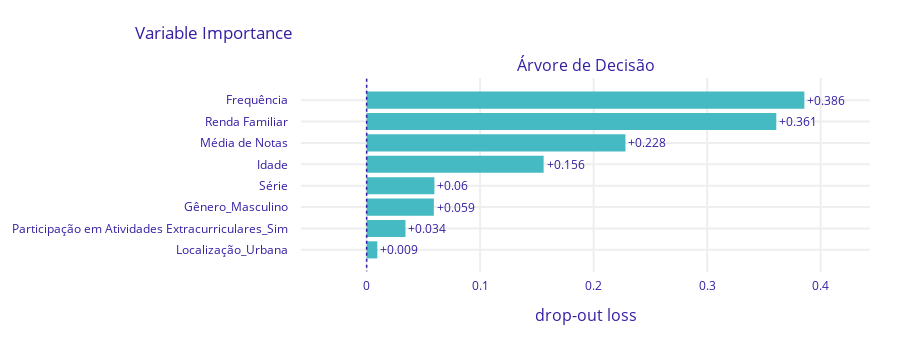
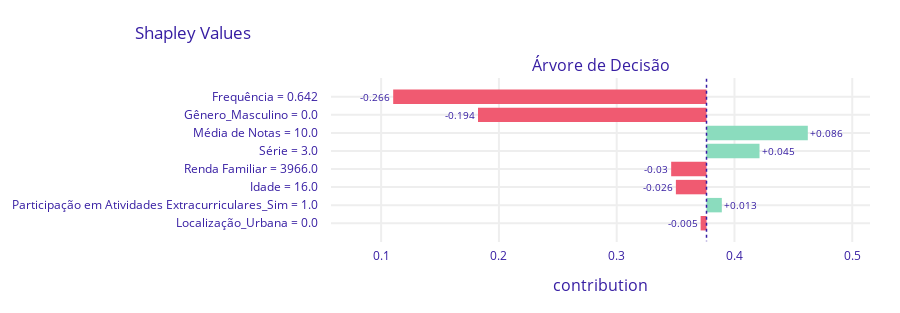

The notebook cell saved with these charts, in order:
### Code cell
# 2. Criar a variável alvo 'Evasao'
data['Evasao'] = data['Motivo da Evasão'].apply(lambda x: 1 if x != '0' else 0)

# 3. Selecionar as características (X) e a variável alvo (y)
features = ['Idade', 'Gênero', 'Série', 'Média de Notas', 'Frequência', 'Participação em Atividades Extracurriculares', 'Renda Familiar', 'Localização']
X = data[features]
y = data['Evasao']

# 4. Converter a coluna 'Frequência' para float, lidando com valores não string
X['Frequência'] = X['Frequência'].apply(lambda x: str(x).replace('%', '')).astype(float) / 100

# 5. Converter variáveis categóricas em numéricas
X = pd.get_dummies(X, drop_first=True)

# 6. Dividir os dados em conjuntos de treinamento e teste
X_train, X_test, y_train, y_test = train_test_split(X, y, test_size=0.2, random_state=42)

# 7. Treinar o modelo de árvore de decisão
model = DecisionTreeClassifier(random_state=42)
model.fit(X_train, y_train)

# 8. Fazer previsões
y_pred = model.predict(X_test)

# 10. Criar objeto DALEX para interpretação
explainer = dx.Explainer(model, X_train, y_train, label="Árvore de Decisão")

# 11. Análise de importância das variáveis
importance = explainer.model_parts()
importance.plot()

# 12. Análise de explicações individuais
individual_explanation = explainer.predict_parts(X_test.iloc[[0]], type='shap')
individual_explanation.plot()

# 9. Avaliar o modelo
accuracy = accuracy_score(y_test, y_pred)
print(f'Acurácia do modelo: {accuracy:.2f}')

# 13. Visualizar a matriz de confusão
confusion = confusion_matrix(y_test, y_pred)
print("\nMatriz de confusão")
print(confusion)
#plt.figure(figsize=(8, 6))
#sns.heatmap(confusion, annot=True, fmt='d', cmap='Blues', xticklabels=['Não Evadiu', 'Evadiu'], yticklabels=['Não Evadiu', 'Evadiu'])
#plt.ylabel('Real')
#plt.xlabel('Previsto')
#plt.title('Matriz de Confusão')
#plt.show()

# 14. Análise de viés preditivo
# Calcular as métricas de viés
sensitive_features = X_test[[col for col in X_test.columns if 'Gênero' in col]]
metric_frame = MetricFrame(metrics={"accuracy": accuracy_score}, y_true=y_test, y_pred=y_pred, sensitive_features=sensitive_features)

# Exibir a análise de viés
print(metric_frame.by_group)

# Calcular e imprimir diferenças de equidade
demographic_parity = demographic_parity_difference(y_true=y_test, y_pred=y_pred, sensitive_features=sensitive_features)
equalized_odds = equalized_odds_difference(y_true=y_test, y_pred=y_pred, sensitive_features=sensitive_features)
print(f'Diferença de Paridade Demográfica: {demographic_parity:.3f}')
print(f'Diferença de Probabilidades Igualadas: {equalized_odds:.3f}')

### Figure 1 — Plotly figure (JSON) as saved in the notebook; plotly's stock layout.template omitted (floating-point values rounded to 4 significant figures)
{"data": [{"base": 0, "hoverinfo": "text", "hoverlabel": {"bgcolor": "rgba(0,0,0,0.8)"}, "hovertext": ["Model: Árvore de Decisão loss after<br>variable: Frequência is permuted: 0.386<br>Drop-out loss change: +0.386", "Model: Árvore de Decisão loss after<br>variable: Renda Familiar is permuted: 0.361<br>Drop-out loss change: +0.361", "Model: Árvore de Decisão loss after<br>variable: Média de Notas is permuted: 0.228<br>Drop-out loss change: +0.228", "Model: Árvore de Decisão loss after<br>variable: Idade is permuted: 0.156<br>Drop-out loss change: +0.156", "Model: Árvore de Decisão loss after<br>variable: Série is permuted: 0.06<br>Drop-out loss change: +0.06", "Model: Árvore de Decisão loss after<br>variable: Gênero_Masculino is permuted: 0.059<br>Drop-out loss change: +0.059", "Model: Árvore de Decisão loss after<br>variable: Participação em Atividades Extracurriculares_Sim is permuted: 0.034<br>Drop-out loss change: +0.034", "Model: Árvore de Decisão loss after<br>variable: Localização_Urbana is permuted: 0.009<br>Drop-out loss change: +0.009"], "marker": {"color": "#46bac2"}, "orientation": "h", "showlegend": false, "text": ["+0.386", "+0.361", "+0.228", "+0.156", "+0.06", "+0.059", "+0.034", "+0.009"], "textposition": "outside", "type": "bar", "x": [0.3856, 0.3609, 0.228, 0.1559, 0.05969, 0.05922, 0.0342, 0.009416], "xaxis": "x", "y": ["Frequência", "Renda Familiar", "Média de Notas", "Idade", "Série", "Gênero_Masculino", "Participação em Atividades Extracurriculares_Sim", "Localização_Urbana"], "yaxis": "y"}], "layout": {"annotations": [{"font": {"size": 16}, "showarrow": false, "text": "Árvore de Decisão", "x": 0.5, "xanchor": "center", "xref": "paper", "y": 1, "yanchor": "bottom", "yref": "paper"}, {"font": {"size": 16}, "showarrow": false, "text": "drop-out loss", "x": 0.5, "xanchor": "center", "xref": "paper", "y": 0, "yanchor": "top", "yref": "paper", "yshift": -30}], "font": {"color": "#371ea3"}, "height": 343, "margin": {"b": 71, "r": 30, "t": 78}, "shapes": [{"line": {"color": "#371ea3", "dash": "dot", "width": 1.5}, "type": "line", "x0": 0, "x1": 0, "xref": "x", "y0": -1, "y1": 8, "yref": "y"}], "title": {"text": "Variable Importance", "x": 0.15}, "xaxis": {"anchor": "y", "automargin": true, "domain": [0, 1], "fixedrange": true, "gridwidth": 2, "range": [-0.05784, 0.4435], "tickcolor": "white", "ticklen": 3, "ticks": "outside", "type": "linear", "zeroline": false}, "yaxis": {"anchor": "x", "automargin": true, "autorange": "reversed", "domain": [0, 1], "fixedrange": true, "gridwidth": 2, "tickcolor": "white", "ticklen": 10, "ticks": "outside", "type": "category"}}}

### Figure 2 — Plotly figure (JSON) as saved in the notebook; plotly's stock layout.template omitted (floating-point values rounded to 4 significant figures)
{"data": [{"base": 0.3762, "hoverinfo": "text", "hoverlabel": {"bgcolor": "rgba(0,0,0,0.8)"}, "hovertext": ["Average response: 0.376<br>Prediction: 0.0<br>Frequência = 0.642<br>decreases average response <br>by 0.266", "Average response: 0.376<br>Prediction: 0.0<br>Gênero_Masculino = 0.0<br>decreases average response <br>by 0.194", "Average response: 0.376<br>Prediction: 0.0<br>Média de Notas = 10.0<br>increases average response <br>by 0.086", "Average response: 0.376<br>Prediction: 0.0<br>Série = 3.0<br>increases average response <br>by 0.045", "Average response: 0.376<br>Prediction: 0.0<br>Renda Familiar = 3966.0<br>decreases average response <br>by 0.03", "Average response: 0.376<br>Prediction: 0.0<br>Idade = 16.0<br>decreases average response <br>by 0.026", "Average response: 0.376<br>Prediction: 0.0<br>Participação em Atividades Extracurriculares_Sim = 1.0<br>increases average response <br>by 0.013", "Average response: 0.376<br>Prediction: 0.0<br>Localização_Urbana = 0.0<br>decreases average response <br>by 0.005"], "marker": {"color": ["#f05a71", "#f05a71", "#8bdcbe", "#8bdcbe", "#f05a71", "#f05a71", "#8bdcbe", "#f05a71"]}, "orientation": "h", "showlegend": false, "text": ["-0.266", "-0.194", "+0.086", "+0.045", "-0.03", "-0.026", "+0.013", "-0.005"], "textposition": "outside", "type": "bar", "x": [-0.266, -0.194, 0.086, 0.045, -0.03, -0.026, 0.013, -0.005], "xaxis": "x", "y": ["Frequência = 0.642", "Gênero_Masculino = 0.0", "Média de Notas = 10.0", "Série = 3.0", "Renda Familiar = 3966.0", "Idade = 16.0", "Participação em Atividades Extracurriculares_Sim = 1.0", "Localização_Urbana = 0.0"], "yaxis": "y"}], "layout": {"annotations": [{"font": {"size": 16}, "showarrow": false, "text": "Árvore de Decisão", "x": 0.5, "xanchor": "center", "xref": "paper", "y": 1, "yanchor": "bottom", "yref": "paper"}, {"font": {"size": 16}, "showarrow": false, "text": "contribution", "x": 0.5, "xanchor": "center", "xref": "paper", "y": 0, "yanchor": "top", "yref": "paper", "yshift": -30}], "font": {"color": "#371ea3"}, "height": 313, "margin": {"b": 71, "r": 30, "t": 78}, "shapes": [{"line": {"color": "#371ea3", "dash": "dot", "width": 1.5}, "type": "line", "x0": 0.3762, "x1": 0.3762, "xref": "x", "y0": -1, "y1": 8, "yref": "y"}], "title": {"text": "Shapley Values", "x": 0.15}, "xaxis": {"anchor": "y", "automargin": true, "domain": [0, 1], "fixedrange": true, "gridwidth": 2, "range": [0.05745, 0.515], "tickcolor": "white", "ticklen": 3, "ticks": "outside", "type": "linear", "zeroline": false}, "yaxis": {"anchor": "x", "automargin": true, "autorange": "reversed", "domain": [0, 1], "fixedrange": true, "gridwidth": 2, "tickcolor": "white", "ticklen": 10, "ticks": "outside", "type": "category"}}}
